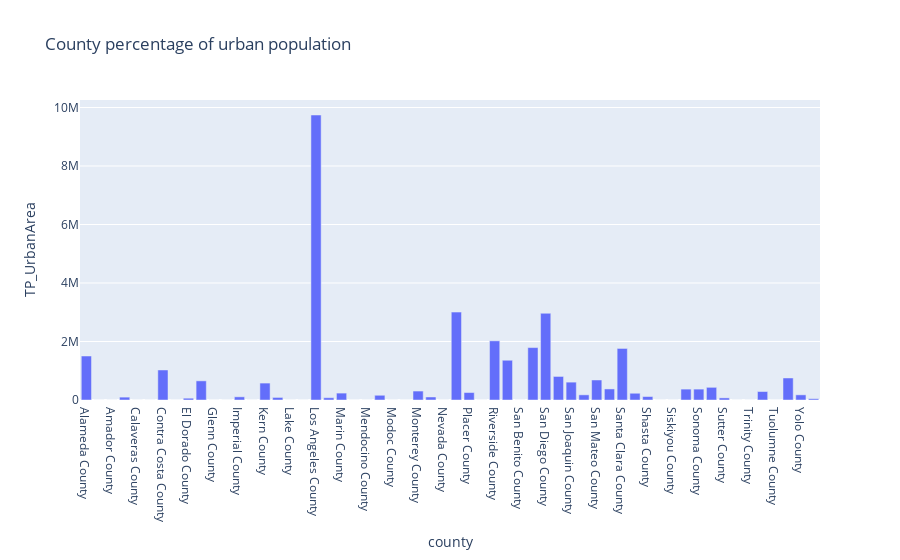

Write notebook code for a chart like this one.
### Code cell
# make some nicer bar charts

px.bar(ur,
      x='county',
      y='TP_UrbanArea',
      title='County percentage of urban population')

### Figure 1 — Plotly figure (JSON) as saved in the notebook; plotly's stock layout.template omitted (floating-point values rounded to 4 significant figures)
{"data": [{"alignmentgroup": "True", "hovertemplate": "county=%{x}<br>TP_UrbanArea=%{y}<extra></extra>", "legendgroup": "", "marker": {"color": "#636efa"}, "name": "", "offsetgroup": "", "orientation": "v", "showlegend": false, "textposition": "auto", "type": "bar", "x": ["Alameda County", "Alpine County", "Amador County", "Butte County", "Calaveras County", "Colusa County", "Contra Costa County", "Del Norte County", "El Dorado County", "Fresno County", "Glenn County", "Humboldt County", "Imperial County", "Inyo County", "Kern County", "Kings County", "Lake County", "Lassen County", "Los Angeles County", "Madera County", "Marin County", "Mariposa County", "Mendocino County", "Merced County", "Modoc County", "Mono County", "Monterey County", "Napa County", "Nevada County", "Orange County", "Placer County", "Plumas County", "Riverside County", "Sacramento County", "San Benito County", "San Bernardino County", "San Diego County", "San Francisco County", "San Joaquin County", "San Luis Obispo County", "San Mateo County", "Santa Barbara County", "Santa Clara County", "Santa Cruz County", "Shasta County", "Sierra County", "Siskiyou County", "Solano County", "Sonoma County", "Stanislaus County", "Sutter County", "Tehama County", "Trinity County", "Tulare County", "Tuolumne County", "Ventura County", "Yolo County", "Yuba County"], "xaxis": "x", "y": [1504402, 0, 0, 98176, 0, 0, 1026665, 0, 61422, 654628, 0, 0, 108683, 0, 578366, 87941, 0, 0, 9743650, 78413, 235952, 0, 0, 161757, 0, 0, 306096, 103379, 0, 3005917, 254704, 0, 2022683, 1359243, 0, 1792222, 2964846, 805235, 610468, 176368, 684152, 377637, 1762335, 230793, 117731, 9, 0, 372432, 372309, 433288, 72171, 0, 0, 289726, 0, 752770, 176572, 44548], "yaxis": "y"}], "layout": {"barmode": "relative", "legend": {"tracegroupgap": 0}, "title": {"text": "County percentage of urban population"}, "xaxis": {"anchor": "y", "domain": [0, 1], "title": {"text": "county"}}, "yaxis": {"anchor": "x", "domain": [0, 1], "title": {"text": "TP_UrbanArea"}}}}
